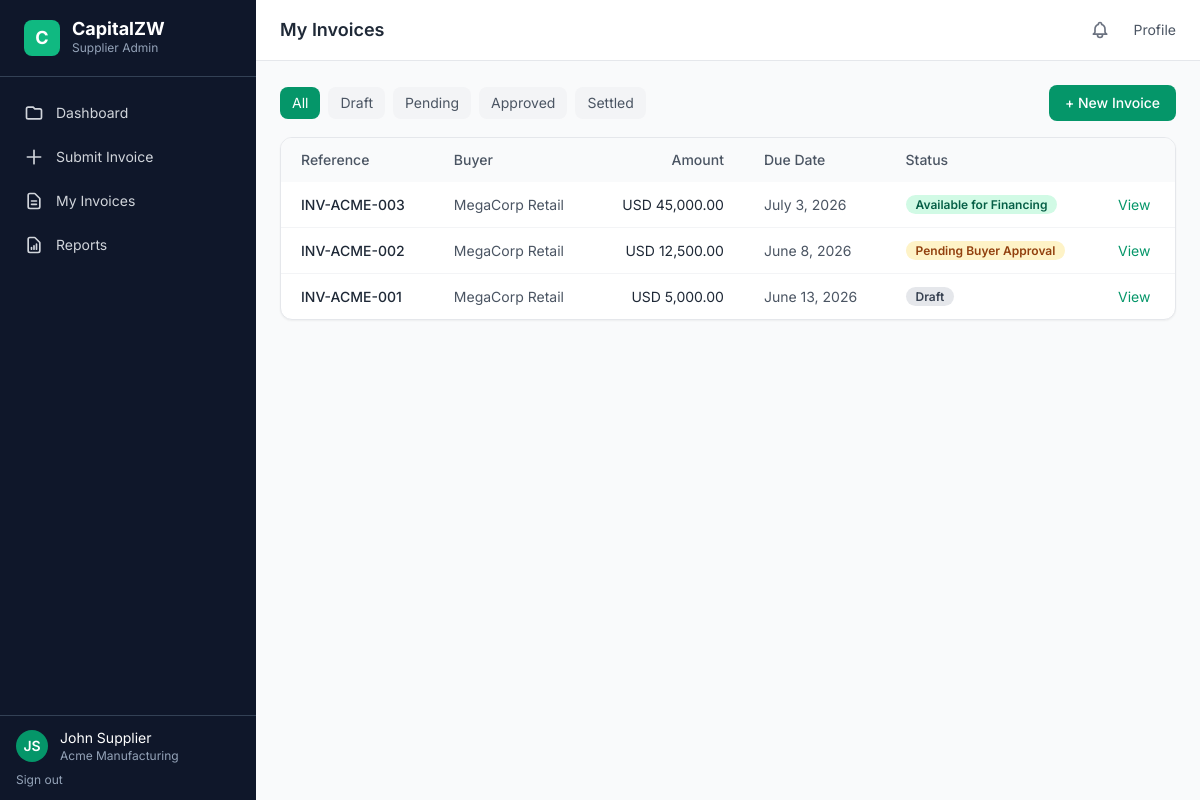
/invoices/my/ (signed in), run on the app's committed database.
### apps/accounts/models.py (models this page shows, shortened)
class User(AbstractBaseUser, PermissionsMixin):
    ROLE_CHOICES = settings.USER_ROLES
    id = models.UUIDField(primary_key=True, default=uuid.uuid4, editable=False)
    organisation = models.ForeignKey(
        'organisations.Organisation', on_delete=models.SET_NULL,
        null=True, blank=True, related_name='users'
    )
    first_name = models.CharField(max_length=150)
    last_name = models.CharField(max_length=150)
    email = models.EmailField(unique=True)
    phone = models.CharField(max_length=20, blank=True)
    role = models.CharField(max_length=30, choices=ROLE_CHOICES, default='supplier_user')
    is_active = models.BooleanField(default=False)
    is_staff = models.BooleanField(default=False)
    is_email_verified = models.BooleanField(default=False)
    last_login_at = models.DateTimeField(null=True, blank=True)
    created_at = models.DateTimeField(auto_now_add=True)
    updated_at = models.DateTimeField(auto_now=True)
    objects = UserManager()
    USERNAME_FIELD = 'email'
    REQUIRED_FIELDS = ['first_name', 'last_name']
    class Meta:
        ordering = ['-created_at']
        verbose_name = 'User'
        verbose_name_plural = 'Users'
    @property
    def full_name(self):
        return f"{self.first_name} {self.last_name}"
    @property
    def is_supplier(self):
        return self.role in settings.SUPPLIER_ROLES

### apps/organisations/models.py (models this page shows, shortened)
class Organisation(models.Model):
    TYPE_CHOICES = [
        ('supplier', 'Supplier'),
        ('buyer', 'Buyer'),
        ('financier', 'Financier'),
        ('platform', 'Platform'),
        ('partner', 'Partner'),
    ]
    STATUS_CHOICES = [
        ('pending', 'Pending'),
        ('approved', 'Approved'),
        ('rejected', 'Rejected'),
        ('suspended', 'Suspended'),
    ]
    RISK_CHOICES = [
        ('low', 'Low'),
        ('medium', 'Medium'),
        ('high', 'High'),
        ('unrated', 'Unrated'),
    ]
    id = models.UUIDField(primary_key=True, default=uuid.uuid4, editable=False)
    name = models.CharField(max_length=255)
    trading_name = models.CharField(max_length=255, blank=True)
    organisation_type = models.CharField(max_length=20, choices=TYPE_CHOICES)
    registration_number = models.CharField(max_length=100, blank=True)
    tax_number = models.CharField(max_length=100, blank=True)
    sector = models.CharField(max_length=100, blank=True)
    country = models.CharField(max_length=100, default='Zimbabwe')
    city = models.CharField(max_length=100, blank=True)
    address = models.TextField(blank=True)
    contact_email = models.EmailField(blank=True)
    contact_phone = models.CharField(max_length=20, blank=True)
    status = models.CharField(max_length=20, choices=STATUS_CHOICES, default='pending')
    risk_rating = models.CharField(max_length=20, choices=RISK_CHOICES, default='unrated')
    created_at = models.DateTimeField(auto_now_add=True)
    updated_at = models.DateTimeField(auto_now=True)
    class Meta:
        ordering = ['name']
    @property
    def is_suspended(self):
        return self.status == 'suspended'

### apps/invoices/models.py (models this page shows, shortened)
class Invoice(models.Model):
    STATUS_CHOICES = [
        ('draft', 'Draft'),
        ('submitted', 'Submitted'),
        ('pending_buyer_approval', 'Pending Buyer Approval'),
        ('clarification_requested', 'Clarification Requested'),
        ('approved_by_buyer', 'Approved by Buyer'),
        ('available_for_financing', 'Available for Financing'),
        ('offer_received', 'Offer Received'),
        ('offer_accepted', 'Offer Accepted'),
        ('settlement_pending', 'Settlement Pending'),
        ('settled', 'Settled'),
        ('repayment_pending', 'Repayment Pending'),
        ('repaid', 'Repaid'),
        ('closed', 'Closed'),
        ('rejected', 'Rejected'),
        ('disputed', 'Disputed'),
        ('cancelled', 'Cancelled'),
        ('expired', 'Expired'),
    ]
    CURRENCY_CHOICES = [
        ('USD', 'US Dollar'),
        ('ZWG', 'Zimbabwe Gold'),
        ('ZAR', 'South African Rand'),
        ('GBP', 'British Pound'),
        ('EUR', 'Euro'),
    ]
    RISK_CHOICES = [
        ('low', 'Low'),
        ('medium', 'Medium'),
        ('high', 'High'),
        ('unrated', 'Unrated'),
    ]
    id = models.UUIDField(primary_key=True, default=uuid.uuid4, editable=False)
    invoice_reference = models.CharField(max_length=30, unique=True, editable=False)
    supplier = models.ForeignKey(Organisation, on_delete=models.PROTECT, related_name='supplier_invoices')
    buyer = models.ForeignKey(Organisation, on_delete=models.PROTECT, related_name='buyer_invoices')
    invoice_number = models.CharField(max_length=100)
    purchase_order_number = models.CharField(max_length=100, blank=True)
    grn_number = models.CharField(max_length=100, blank=True)
    currency = models.CharField(max_length=5, choices=CURRENCY_CHOICES, default='USD')
    invoice_amount = models.DecimalField(max_digits=15, decimal_places=2)
    invoice_date = models.DateField()
    due_date = models.DateField()
    description = models.TextField(blank=True)
    status = models.CharField(max_length=30, choices=STATUS_CHOICES, default='draft')
    risk_rating = models.CharField(max_length=20, choices=RISK_CHOICES, default='unrated')
    submitted_by = models.ForeignKey(
        settings.AUTH_USER_MODEL, on_delete=models.SET_NULL,
        null=True, blank=True, related_name='submitted_invoices'
    )
    submitted_at = models.DateTimeField(null=True, blank=True)
    approved_at = models.DateTimeField(null=True, blank=True)
    closed_at = models.DateTimeField(null=True, blank=True)
    created_at = models.DateTimeField(auto_now_add=True)
    updated_at = models.DateTimeField(auto_now=True)
    class Meta:
        ordering = ['-created_at']
        unique_together = ['supplier', 'buyer', 'invoice_number']

### apps/invoices/views.py (the view)
# urls.py: path('my/', views.invoice_list_supplier, name='supplier_list'),
@login_required
@supplier_required
def invoice_list_supplier(request):
    invoices = Invoice.objects.filter(supplier=request.user.organisation)
    status_filter = request.GET.get('status', '')
    if status_filter:
        invoices = invoices.filter(status=status_filter)
    return render(request, 'supplier/invoice_list.html', {'invoices': invoices, 'status_filter': status_filter})

### apps/notifications/context_processors.py (called while the page is built)
def unread_notifications(request):
    if request.user.is_authenticated:
        count = request.user.notifications.filter(is_read=False).count()
        recent = request.user.notifications.filter(is_read=False)[:5]
        return {'unread_notification_count': count, 'recent_notifications': recent}
    return {'unread_notification_count': 0, 'recent_notifications': []}

### services/permissions.py (called while the page is built)
def role_required(allowed_roles):
    def decorator(view_func):
        @wraps(view_func)
        def _wrapped(request, *args, **kwargs):
            if not request.user.is_authenticated:
                return redirect('accounts:login')
            if request.user.role not in allowed_roles:
                messages.error(request, 'You do not have permission to access this page.')
                return redirect('dashboard:index')
            if request.user.organisation and request.user.organisation.is_suspended:
                messages.error(request, 'Your organisation has been suspended.')
                return redirect('accounts:suspended')
            return view_func(request, *args, **kwargs)
        return _wrapped
    return decorator

### templates/supplier/invoice_list.html
{% extends "portal_base.html" %}{% load humanize %}
{% block title %}My Invoices - CapitalZW{% endblock %}{% block page_title %}My Invoices{% endblock %}
{% block content %}
<div class="mb-4 flex justify-between items-center">
    <div class="flex gap-2">
        <a href="?status=" class="px-3 py-1.5 text-sm rounded-lg {% if not status_filter %}bg-emerald-600 text-white{% else %}bg-gray-100 text-gray-600 hover:bg-gray-200{% endif %}">All</a>
        <a href="?status=draft" class="px-3 py-1.5 text-sm rounded-lg {% if status_filter == 'draft' %}bg-emerald-600 text-white{% else %}bg-gray-100 text-gray-600{% endif %}">Draft</a>
        <a href="?status=pending_buyer_approval" class="px-3 py-1.5 text-sm rounded-lg {% if status_filter == 'pending_buyer_approval' %}bg-emerald-600 text-white{% else %}bg-gray-100 text-gray-600{% endif %}">Pending</a>
        <a href="?status=available_for_financing" class="px-3 py-1.5 text-sm rounded-lg {% if status_filter == 'available_for_financing' %}bg-emerald-600 text-white{% else %}bg-gray-100 text-gray-600{% endif %}">Approved</a>
        <a href="?status=settled" class="px-3 py-1.5 text-sm rounded-lg {% if status_filter == 'settled' %}bg-emerald-600 text-white{% else %}bg-gray-100 text-gray-600{% endif %}">Settled</a>
    </div>
    <a href="{% url 'invoices:create' %}" class="px-4 py-2 bg-emerald-600 hover:bg-emerald-700 text-white text-sm font-medium rounded-lg">+ New Invoice</a>
</div>
<div class="bg-white rounded-xl border border-gray-200 shadow-sm overflow-hidden">
    <table class="w-full text-sm">
        <thead class="bg-gray-50 text-gray-600"><tr>
            <th class="px-5 py-3 text-left font-medium">Reference</th>
            <th class="px-5 py-3 text-left font-medium">Buyer</th>
            <th class="px-5 py-3 text-right font-medium">Amount</th>
            <th class="px-5 py-3 text-left font-medium">Due Date</th>
            <th class="px-5 py-3 text-left font-medium">Status</th>
            <th class="px-5 py-3 text-left font-medium"></th>
        </tr></thead>
        <tbody class="divide-y divide-gray-100">
        {% for inv in invoices %}
        <tr class="hover:bg-gray-50">
            <td class="px-5 py-3 font-medium">{{ inv.invoice_reference }}</td>
            <td class="px-5 py-3 text-gray-600">{{ inv.buyer.name }}</td>
            <td class="px-5 py-3 text-right">{{ inv.currency }} {{ inv.invoice_amount|intcomma }}</td>
            <td class="px-5 py-3 text-gray-600">{{ inv.due_date }}</td>
            <td class="px-5 py-3"><span class="status-badge status-{{ inv.status }}">{{ inv.get_status_display }}</span></td>
            <td class="px-5 py-3"><a href="{% url 'invoices:detail' inv.id %}" class="text-emerald-600 hover:text-emerald-700 text-sm">View</a></td>
        </tr>
        {% empty %}
        <tr><td colspan="6" class="px-5 py-12 text-center text-gray-400">No invoices submitted yet. Once you upload your first invoice, it will appear here.</td></tr>
        {% endfor %}
        </tbody>
    </table>
</div>
{% endblock %}

### templates/portal_base.html (shortened to what this page needs)
{% extends "base.html" %}
{% load humanize %}
{% block body %}
<div class="flex h-screen overflow-hidden">
    <aside id="sidebar" class="w-64 bg-slate-900 text-gray-300 flex flex-col flex-shrink-0 transition-transform duration-300 lg:translate-x-0 -translate-x-full fixed lg:static inset-y-0 left-0 z-30">
        <div class="flex items-center gap-3 px-6 py-5 border-b border-slate-700">
            <div class="w-9 h-9 bg-emerald-500 rounded-lg flex items-center justify-center">
                <span class="text-white font-bold text-lg">C</span>
            </div>
            <div>
                <h1 class="text-white font-bold text-lg leading-none">CapitalZW</h1>
                <p class="text-xs text-slate-400 mt-0.5">{{ request.user.get_role_display }}</p>
            </div>
        </div>
        <nav class="flex-1 px-3 py-4 space-y-1 overflow-y-auto">
            {% block sidebar_nav %}
            {% if request.user.is_supplier %}
            <a href="{% url 'dashboard:supplier' %}" class="sidebar-link flex items-center gap-3 px-3 py-2.5 rounded-lg text-sm">
                <svg class="w-5 h-5" fill="none" stroke="currentColor" viewBox="0 0 24 24"><path stroke-linecap="round" stroke-linejoin="round" stroke-width="2" d="M3 7v10a2 2 0 002 2h14a2 2 0 002-2V9a2 2 0 00-2-2h-6l-2-2H5a2 2 0 00-2 2z"/></svg>
                Dashboard
            </a>
            <a href="{% url 'invoices:create' %}" class="sidebar-link flex items-center gap-3 px-3 py-2.5 rounded-lg text-sm">
                <svg class="w-5 h-5" fill="none" stroke="currentColor" viewBox="0 0 24 24"><path stroke-linecap="round" stroke-linejoin="round" stroke-width="2" d="M12 4v16m8-8H4"/></svg>
                Submit Invoice
            </a>
            <a href="{% url 'invoices:supplier_list' %}" class="sidebar-link flex items-center gap-3 px-3 py-2.5 rounded-lg text-sm">
                <svg class="w-5 h-5" fill="none" stroke="currentColor" viewBox="0 0 24 24"><path stroke-linecap="round" stroke-linejoin="round" stroke-width="2" d="M9 12h6m-6 4h6m2 5H7a2 2 0 01-2-2V5a2 2 0 012-2h5.586a1 1 0 01.707.293l5.414 5.414a1 1 0 01.293.707V19a2 2 0 01-2 2z"/></svg>
                My Invoices
            </a>
            <a href="{% url 'reports:invoices' %}" class="sidebar-link flex items-center gap-3 px-3 py-2.5 rounded-lg text-sm">
                <svg class="w-5 h-5" fill="none" stroke="currentColor" viewBox="0 0 24 24"><path stroke-linecap="round" stroke-linejoin="round" stroke-width="2" d="M9 17v-2m3 2v-4m3 4v-6m2 10H7a2 2 0 01-2-2V5a2 2 0 012-2h5.586a1 1 0 01.707.293l5.414 5.414a1 1 0 01.293.707V19a2 2 0 01-2 2z"/></svg>
                Reports
            </a>
            {% elif request.user.is_compliance %}
            <a href="{% url 'dashboard:compliance' %}" class="sidebar-link flex items-center gap-3 px-3 py-2.5 rounded-lg text-sm">Dashboard</a>
            <a href="{% url 'audit:list' %}" class="sidebar-link flex items-center gap-3 px-3 py-2.5 rounded-lg text-sm">Audit Logs</a>
            {% endif %}
            {% endblock %}
        </nav>
        <div class="px-4 py-3 border-t border-slate-700">
            <div class="flex items-center gap-3">
                <div class="w-8 h-8 bg-emerald-600 rounded-full flex items-center justify-center text-white text-sm font-semibold">
                    {{ request.user.first_name.0 }}{{ request.user.last_name.0 }}
                </div>
                <div class="flex-1 min-w-0">
                    <p class="text-sm text-white truncate">{{ request.user.full_name }}</p>
                    <p class="text-xs text-slate-400 truncate">{{ request.user.organisation.name|default:"No org" }}</p>
                </div>
            </div>
            <a href="{% url 'accounts:logout' %}" class="mt-2 block text-xs text-slate-400 hover:text-red-400 transition-colors">Sign out</a>
        </div>
    </aside>
    <div class="flex-1 flex flex-col overflow-hidden">
        <header class="bg-white border-b border-gray-200 px-6 py-3 flex items-center justify-between flex-shrink-0">
            <div class="flex items-center gap-4">
                <h2 class="text-lg font-semibold text-gray-800">{% block page_title %}Dashboard{% endblock %}</h2>
            </div>
            <div class="flex items-center gap-4">
                <a href="{% url 'notifications:list' %}" class="relative p-2 rounded-lg hover:bg-gray-100 transition-colors">
                </a>
                <a href="{% url 'accounts:profile' %}" class="text-sm text-gray-600 hover:text-emerald-600 transition-colors">Profile</a>
            </div>
        </header>
        <main class="flex-1 overflow-y-auto p-6">
            {% block content %}{% endblock %}
        </main>
    </div>
</div>
{% endblock %}

### templates/base.html (style rules this page uses)
body { font-family: 'Inter', sans-serif; }
.sidebar-link { transition: all 0.2s; }
.status-badge { padding: 2px 10px; border-radius: 9999px; font-size: 0.75rem; font-weight: 600; }
.status-draft { background: #e5e7eb; color: #374151; }
.status-pending_buyer_approval, .status-pending, .status-submitted { background: #fef3c7; color: #92400e; }
.status-available_for_financing, .status-approved, .status-approved_by_buyer { background: #d1fae5; color: #065f46; }

### data on the page
User: user.role "Supplier Admin", user.first_name.0 "J", user.last_name.0 "S", user.full_name "John Supplier", user.organisation.name "Acme Manufacturing"
Invoice: invoice_reference "INV-ACME-003", buyer.name "MegaCorp Retail", currency "USD", invoice_amount "45,000.00", due_date "July 3, 2026", status "Available for Financing"
Invoice: invoice_reference "INV-ACME-002", buyer.name "MegaCorp Retail", currency "USD", invoice_amount "12,500.00", due_date "June 8, 2026", status "Pending Buyer Approval"
Invoice: invoice_reference "INV-ACME-001", buyer.name "MegaCorp Retail", currency "USD", invoice_amount "5,000.00", due_date "June 13, 2026", status "Draft"
